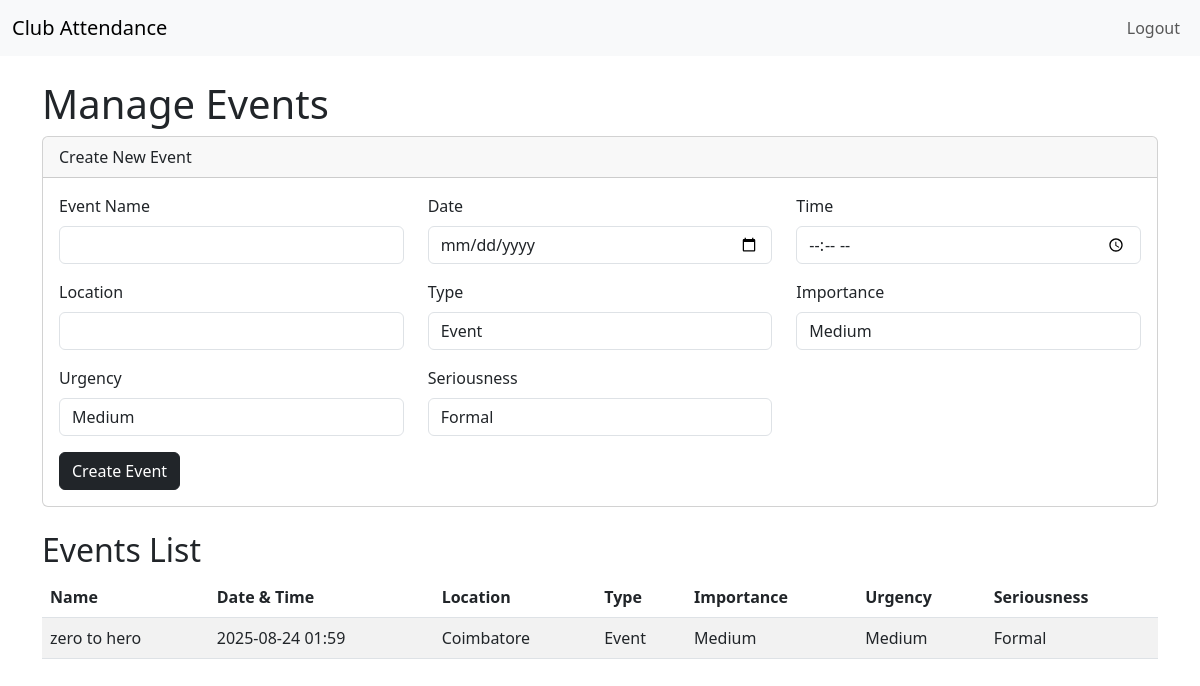
The app's page /events (signed in), older data.
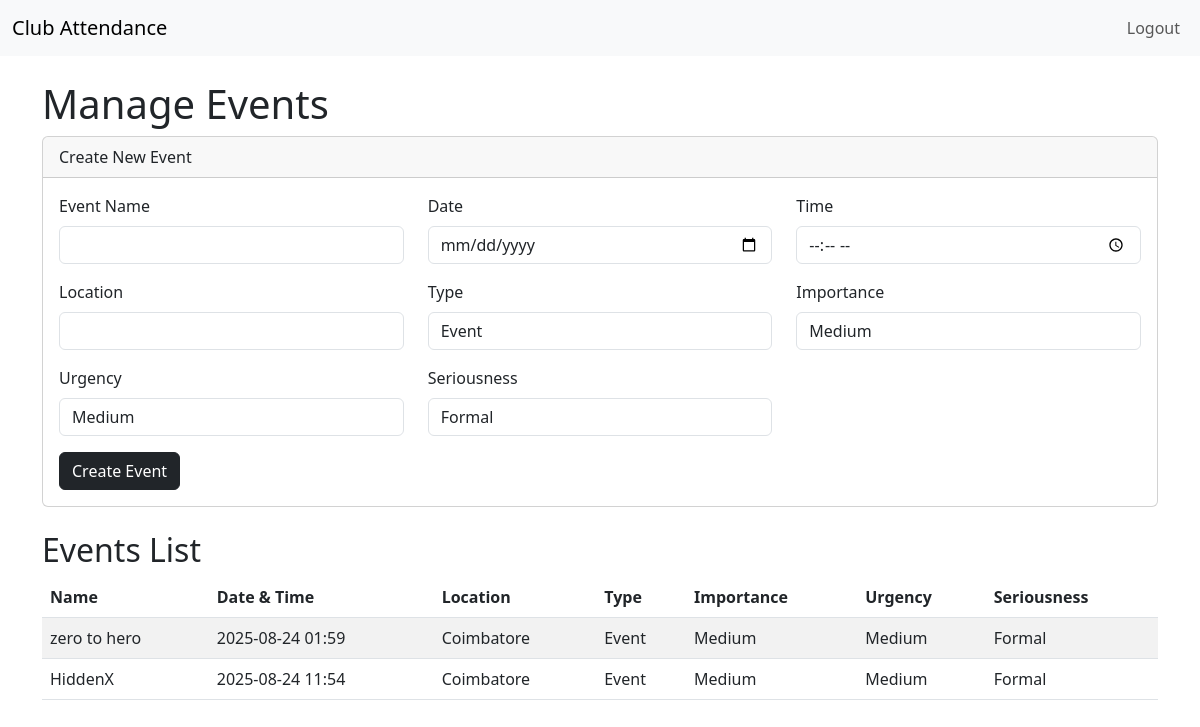
The same page, newer data.
### app.py (models this page shows)
class Event(db.Model):
    id = db.Column(db.Integer, primary_key=True)
    name = db.Column(db.String(100), nullable=False)
    date_time = db.Column(db.DateTime, nullable=False)
    location = db.Column(db.String(100), nullable=False)
    type = db.Column(db.String(50), nullable=False)
    importance = db.Column(db.String(20))
    urgency = db.Column(db.String(20))
    seriousness = db.Column(db.String(20))

### app.py (the view, shortened to what this page needs)
@app.route('/events', methods=['GET', 'POST'])
@login_required
def events():
    if current_user.role != 'admin':
        return 'Access Denied', 403
    events = Event.query.all()
    return render_template('events.html', events=events)

### app.py (called while the page is built)
@login_manager.user_loader
def load_user(user_id):
    return User.query.get(int(user_id))

### templates/events.html (shortened to what this page needs)
{% extends 'base.html' %}
{% block content %}
    <h1>Manage Events</h1>
    <div class="card mb-4">
        <div class="card-header">Create New Event</div>
        <div class="card-body">
            <form method="POST">
                <div class="row">
                    <div class="col-md-4 mb-3">
                        <label for="name" class="form-label">Event Name</label>
                        <input type="text" name="name" id="name" class="form-control" required>
                    </div>
                    <div class="col-md-4 mb-3">
                        <label for="date" class="form-label">Date</label>
                        <input type="date" name="date" id="date" class="form-control" required>
                    </div>
                    <div class="col-md-4 mb-3">
                        <label for="time" class="form-label">Time</label>
                        <input type="time" name="time" id="time" class="form-control" required>
                    </div>
                    <div class="col-md-4 mb-3">
                        <label for="location" class="form-label">Location</label>
                        <input type="text" name="location" id="location" class="form-control" required>
                    </div>
                    <div class="col-md-4 mb-3">
                        <label for="type" class="form-label">Type</label>
                        <select name="type" id="type" class="form-control" required>
                            <option value="Event">Event</option>
                        </select>
                    </div>
                    <div class="col-md-4 mb-3">
                        <label for="importance" class="form-label">Importance</label>
                        <select name="importance" id="importance" class="form-control">
                            <option value="Medium" selected>Medium</option>
                        </select>
                    </div>
                    <div class="col-md-4 mb-3">
                        <label for="urgency" class="form-label">Urgency</label>
                        <select name="urgency" id="urgency" class="form-control">
                            <option value="Medium" selected>Medium</option>
                        </select>
                    </div>
                    <div class="col-md-4 mb-3">
                        <label for="seriousness" class="form-label">Seriousness</label>
                        <select name="seriousness" id="seriousness" class="form-control">
                            <option value="Formal" selected>Formal</option>
                        </select>
                    </div>
                </div>
                <button type="submit" class="btn btn-dark">Create Event</button>
            </form>
        </div>
    </div>
    <h2>Events List</h2>
    <table class="table table-striped">
        <thead>
            <tr>
                <th>Name</th>
                <th>Date & Time</th>
                <th>Location</th>
                <th>Type</th>
                <th>Importance</th>
                <th>Urgency</th>
                <th>Seriousness</th>
            </tr>
        </thead>
        <tbody>
            {% for event in events %}
                <tr>
                    <td>{{ event.name }}</td>
                    <td>{{ event.date_time.strftime('%Y-%m-%d %H:%M') }}</td>
                    <td>{{ event.location }}</td>
                    <td>{{ event.type }}</td>
                    <td>{{ event.importance }}</td>
                    <td>{{ event.urgency }}</td>
                    <td>{{ event.seriousness }}</td>
                </tr>
            {% endfor %}
        </tbody>
    </table>
{% endblock %}

Row changes from the older to the newer data that the page shows:
added Event: name "HiddenX", date_time "2025-08-24 11:54", location "Coimbatore", type "Event", importance "Medium", urgency "Medium", seriousness "Formal"
